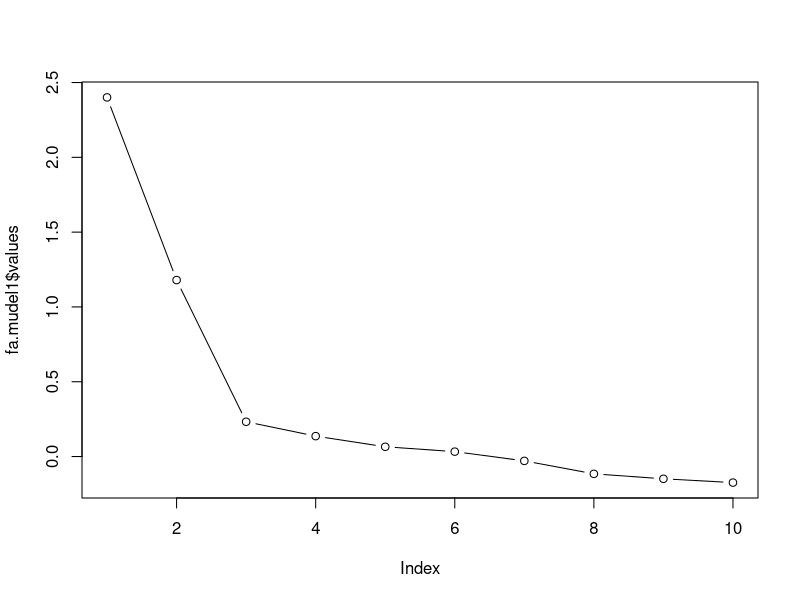
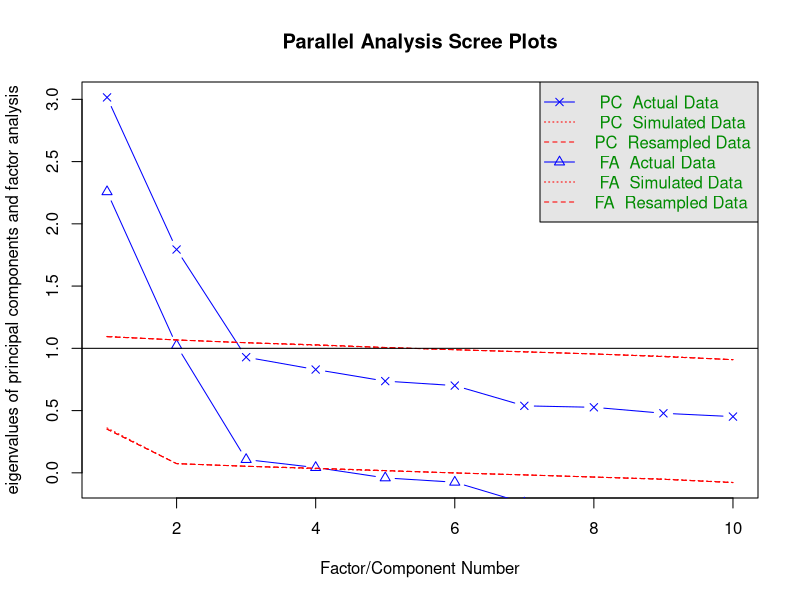

The R source for these figures, in order:
## Kvantitatiivsed mudelid käitumisteadustes
## Praktikum nr 5: eksploratiivne faktoranalüüs
## 13.04.2017


# installime vajalikud lisamoodulid
install.packages("psych")
install.packages("GPArotation")
library(psych)
library(GPArotation)


bfi <- read.csv("bfi.csv")
?bfi
?bfi.dictionary
# teeme uue tabeli bfi2, millesse jätame alles tabeli bfi 10 esimest tulpa
bfi2 <- bfi[,1:10]

# Bartletti test: kas korrelatsioonimaatriksis on liiga palju nõrku korrelatsioone
cortest.bartlett(bfi2)

# Teeme toorandmetest korrelatsioonimaatriksi 
bfi2matrix <- round(cor(bfi2, use="complete"), 2)
bfi2matrix

# Avutame korrelatsioonimaatriksi determinandi. See näitab, kas andmestikul on probleeme multikollineaarsusega ehk liiga tugevate korrelatsioonidega muutujate vahel
det(bfi2matrix)

## FAKTORMUDELI KOOSTAMINE
# Teeme 2-faktorilise mudeli kasutades toorandmeid, maximum likelihood meetodi faktorite leidmiseks ja varimax meetodi pööramiseks
fa.mudel1 <- fa(bfi2, nfactors=2, rotate="varimax", fm="ml", scores=TRUE)

# Sama mudeli saaksime korrelatsioonimaatriksi abil
fa.mudel1.maatriksiga <- fa(bfi2matrix, n.obs=2800, nfactors=2, rotate="varimax", fm="ml")

# Analoogne mudel kasutades peakomponentide analüüsi
pc.mudel1 <- principal(bfi2, nfactors=2, rotate="varimax", scores=TRUE)

## FAKTORMUDELI VÄLJUND
# vaatame faktormudeli väljundit
print.psych(fa.mudel1, cut=0.3)

# Teeme pööramata faktormudeli...
fa.mudel2 <- fa(bfi2, nfactors=2, rotate="none")
# ... ja vaatame selle faktorlaadungite tabelit
fa.mudel2$loadings

# Teeme 2-faktorilise mudeli kasutades kaldnurkset pööramist
fa.mudel3 <- fa(bfi2, nfactors=2, rotate="oblimin", fm="ml")
print.psych(fa.mudel3, cut=0.3)


##FAKTORSKOORID
# Eraldame mudelist faktorskoorid ja paneme need uude tabelisse
skoorid <- data.frame(fa.mudel1$scores)
head(skoorid)

# Anname tabelis olevatele muutujatele uued nimed
colnames(skoorid) <- c("C", "A")

#ÜLESANNE 1
# Uurime t-testi abil, kas sotsiaalsuse faktori osas erineb soolisi erinevusi

#ÜLESANNE 2
# Kas sotsiaalsuse faktori ja vanuse vahel on oluline seos?


# LISA. Cronbachi alfa
alpha(bfi2[, 1:5])
# sama, kuid anname ette ka väidete suuna
alpha(bfi2[, 1:5], keys=c(-1, 1, 1, 1, 1))


## FAKTORITE ARVU MÄÄRAMINE
# kui faktorite arv pole täpselt teada?
# faktormudelist saame ainult omaväärtused kätte nii
fa.mudel1$values

# omaväärtuste graafik Cattelli kriteeriumi hindamiseks
plot(fa.mudel1$values, type="b")

# paralleelanalüüs faktorite arvu määramiseks
fa.parallel(bfi2)

## ÜLESANDED 3
#Andmestikuga "omadused"

# 1.  Uurige Bartletti testi ja korrelatsioonimaatriksi determinandi abil, kas andmestikul on probleeme
# liiga nõrkade või liiga tugevate muutujatevaheliste seoste rohkusega. (Kuna soovime faktoranalüüsi
# kaasata ainult omaduste hinnangud ja mitte vastaja vanust, oleks mõistlik vanus välja jätta. Seda
# saab teha andes funktsioonidele ette mitte terve tabeli omadused vaid tabeli ilma 17. tunnuseta:
# omadused[,-17])


# 2. üritage kindlaks määrata mõistlik faktorite arv. Kui me faktorite arvu ette ei tea, võiks alustuseks
# teha mõne suurema faktorite arvuga mudeli. Vaadake omaväärtusi ja tehke omaväärtuste graafik.
# Millist faktorite arvu soovitavad Kaiseri ja Cattelli kriteeriumid? Millist faktorite arvu soovitab
# paralleelanalüüs? Kui päris ühest vastust ei saa, proovige teha paar erinevat mudelit ja vaadake
# nende faktorlaadungite tabelit. Milline mudel oleks kõige lihtsamini tõlgendatav?

# 3. Kas esineb muutujaid, mida tasuks välja jätta (ei laadu ühelegi faktorile tugevalt, laadub rohkem
# kui ühele enam-vähem võrdselt, teistest muutujatest oluliselt madalam kommunaliteet)?


# 4. Proovige nii täisnurkset kui kaldnurkset pööramist. Millised on kaldnurkse pööramise puhul faktoritevahelised
# korrelatsioonid? Kas nende põhjal oleks kaldnurkselt pööratud faktorlahend antud juhul õigustatud?

# 5. Kui olete parima mudeli välja valinud, katsuge faktoreid tõlgendada ja pange neile nimed.


# 6. Kui suure osa kogu andmestiku variatiivsusest need faktorid ära kirjeldavad?

# Lisaks laadungitele on tabeli paremas servas veel paar tulpa. Tulbas nimega h2 paiknevad kommunaliteedid,
# mis naitavad kui suure osa muutuja variatiivususest faktorid summaarselt ara kirjeldavad.



# 7. Arvutage välja faktorskoorid. Uurige regressioonimudeli abil, kas mõne faktori skoorid seostuvad
# vastaja vanusega.



# 8. Arvutage välja faktoritele vastavate alaskaalade Cronbachi alfad. Kas nende väärtusi võib pidada rahuldavaks?

